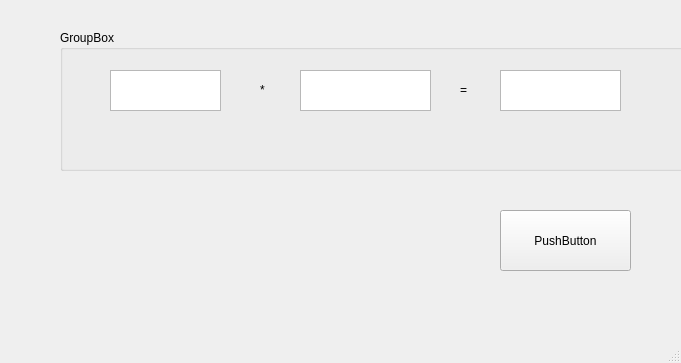
<?xml version="1.0" encoding="UTF-8"?>
<ui version="4.0">
 <class>MainWindow</class>
 <widget class="QMainWindow" name="MainWindow">
  <property name="geometry">
   <rect>
    <x>0</x>
    <y>0</y>
    <width>681</width>
    <height>363</height>
   </rect>
  </property>
  <property name="windowTitle">
   <string>MainWindow</string>
  </property>
  <widget class="QWidget" name="centralwidget">
   <widget class="QPushButton" name="pushButton">
    <property name="geometry">
     <rect>
      <x>500</x>
      <y>210</y>
      <width>131</width>
      <height>61</height>
     </rect>
    </property>
    <property name="text">
     <string>PushButton</string>
    </property>
   </widget>
   <widget class="QGroupBox" name="groupBox">
    <property name="geometry">
     <rect>
      <x>60</x>
      <y>30</y>
      <width>631</width>
      <height>141</height>
     </rect>
    </property>
    <property name="title">
     <string>GroupBox</string>
    </property>
    <widget class="QPlainTextEdit" name="edit_result">
     <property name="geometry">
      <rect>
       <x>440</x>
       <y>40</y>
       <width>121</width>
       <height>41</height>
      </rect>
     </property>
    </widget>
    <widget class="QTextEdit" name="edit_plus2">
     <property name="geometry">
      <rect>
       <x>240</x>
       <y>40</y>
       <width>131</width>
       <height>41</height>
      </rect>
     </property>
    </widget>
    <widget class="QTextEdit" name="edit_plus1">
     <property name="geometry">
      <rect>
       <x>50</x>
       <y>40</y>
       <width>111</width>
       <height>41</height>
      </rect>
     </property>
    </widget>
    <widget class="QLabel" name="label">
     <property name="geometry">
      <rect>
       <x>400</x>
       <y>50</y>
       <width>31</width>
       <height>20</height>
      </rect>
     </property>
     <property name="text">
      <string>=</string>
     </property>
    </widget>
    <widget class="QLabel" name="label_2">
     <property name="geometry">
      <rect>
       <x>200</x>
       <y>50</y>
       <width>21</width>
       <height>20</height>
      </rect>
     </property>
     <property name="text">
      <string>*</string>
     </property>
    </widget>
   </widget>
  </widget>
  <widget class="QMenuBar" name="menubar">
   <property name="geometry">
    <rect>
     <x>0</x>
     <y>0</y>
     <width>681</width>
     <height>26</height>
    </rect>
   </property>
  </widget>
  <widget class="QStatusBar" name="statusbar"/>
 </widget>
 <resources/>
 <connections/>
</ui>
